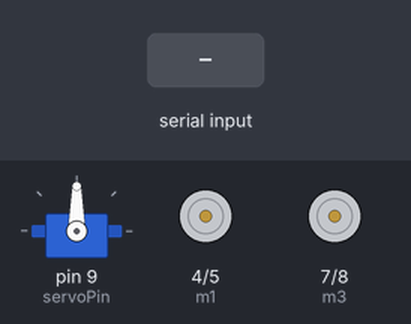
A sketch run on a simulated Arduino Uno, built with avr-gcc and run on an emulated ATmega328P. Parts: servo, motor-driver pin pairs drawn as motors (green arrow = first pin HIGH = forward, orange = second pin HIGH = backward, longer = more drive, scaled by the enable pin). The inputs (shaded band) are chosen by the test bench.

Above: at 1.2 s.
1.3 s: "G" received over Serial
3.8 s: byte 74 ('J') received over Serial
6.3 s: byte 119 ('w') received over Serial
At 6.7 s:
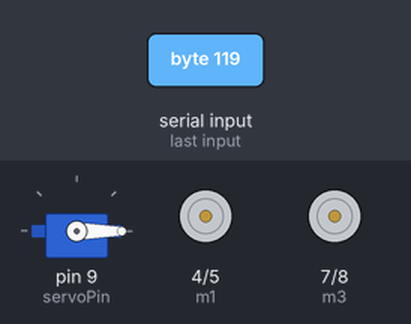
8.8 s: byte 85 ('U') received over Serial
At 9.6 s:
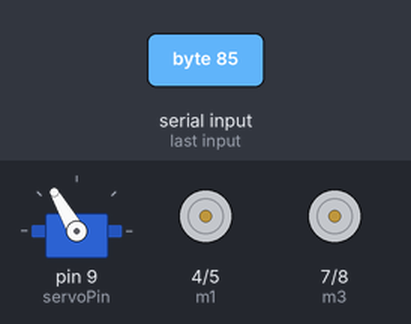
11.3 s: byte 86 ('V') received over Serial
At 11.7 s:
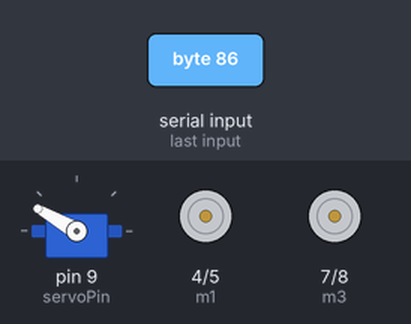
13.8 s: "I" received over Serial
Timing chart, 0 to 16.8 s (numbered marks = the images above; inputs shaded):
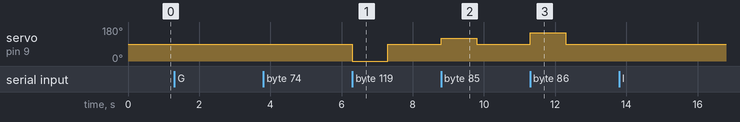

The sketch:

aquabot_l298.ino
```cpp
#include <Servo.h>

const int m1 = 4;
const int m2 = 5;

const int m3 = 7;
const int m4 = 8;

const int ena = 3;
const int enb = 6;

const int servoPin = 9; // Choose the appropriate pin for your servo
Servo servoMotor;

char bt = 'S';
unsigned long lastBluetoothTime = 0;
const unsigned long bluetoothTimeout = 1000; // Adjust the timeout value as needed (in milliseconds)

int mspeed = 0;

void setMotorSpeed(int speed) {
  analogWrite(ena, speed);
  analogWrite(enb, speed);
}

void setMotorDirection(int m1State, int m2State, int m3State, int m4State) {
  digitalWrite(m1, m1State);
  digitalWrite(m2, m2State);
  digitalWrite(m3, m3State);
  digitalWrite(m4, m4State);
}

void stopAllMotors() {
  setMotorSpeed(0);
  setMotorDirection(LOW, LOW, LOW, LOW);
}

void setup() {
  pinMode(m1, OUTPUT);
  pinMode(m2, OUTPUT);
  pinMode(m3, OUTPUT);
  pinMode(m4, OUTPUT);
  pinMode(ena, OUTPUT);
  pinMode(enb, OUTPUT);

  servoMotor.attach(servoPin);

  Serial.begin(9600);
}

void loop() {
  if (Serial.available() > 0) {
    bt = Serial.read();
    lastBluetoothTime = millis(); // Update the time when Bluetooth data is received

    switch (bt) {
      case '0':
        mspeed = 0;
        break;
      case '1' ... '9':
        mspeed = (bt - '0') * 25.5;
        break;
      case 'q':
        mspeed = 255;
        break;
      case 'F':
        setMotorSpeed(mspeed);
        setMotorDirection(HIGH, LOW, HIGH, LOW);
        break;
      case 'B':
        setMotorSpeed(mspeed);
        setMotorDirection(LOW, HIGH, LOW, HIGH);
        break;
      case 'L':
        setMotorSpeed(mspeed);
        setMotorDirection(LOW, HIGH, HIGH, LOW);
        break;
      case 'R':
        setMotorSpeed(mspeed);
        setMotorDirection(HIGH, LOW, LOW, HIGH);
        break;
      case 'G':
        setMotorSpeed(mspeed);
        setMotorDirection(LOW, LOW, HIGH, LOW);
        break;
      case 'I':
        setMotorSpeed(mspeed);
        setMotorDirection(HIGH, LOW, LOW, LOW);
        break;
      case 'H':
        setMotorSpeed(mspeed);
        setMotorDirection(LOW, LOW, LOW, HIGH);
        break;
      case 'J':
        setMotorSpeed(mspeed);
        setMotorDirection(LOW, HIGH, LOW, LOW);
        break;
      case 'S':
        setMotorSpeed(mspeed);
        setMotorDirection(LOW, LOW, LOW, LOW);
        break;
      case 'W':
        servoMotor.write(90); // Adjust the angle as needed
        break;
      case 'w':
        servoMotor.write(0); // Adjust the angle as needed
        break;
      case 'U':
        servoMotor.write(120); // Adjust the angle as needed
        break;
      case 'u':
        servoMotor.write(0); // Adjust the angle as needed
        break;
      case 'V':
        servoMotor.write(150); // Adjust the angle as needed
        break;
      case 'v':
        servoMotor.write(0); // Adjust the angle as needed
        break;

      case 'X':
        servoMotor.write(180); // Adjust the angle as needed
        break;

      case 'x':
        servoMotor.write(0); // Adjust the angle as needed
        break;
    }
  }

  // Check if Bluetooth connection is lost
  if (millis() - lastBluetoothTime > bluetoothTimeout) {
    stopAllMotors();
    servoMotor.write(90); // Reset the servo position if connection is lost
    lastBluetoothTime = millis(); // Reset the timer to avoid repeated stopping
  }
}
```

Measured:
- after the input at 6.3 s, servo on pin 9 (servoPin): 90° → 0° at once, → 90° 1.0 s later
- after the input at 8.8 s, servo on pin 9 (servoPin): 90° → 120° at once, → 90° 1.0 s later
- after the input at 11.3 s, servo on pin 9 (servoPin): 90° → 150° at once, → 90° 1.0 s later
